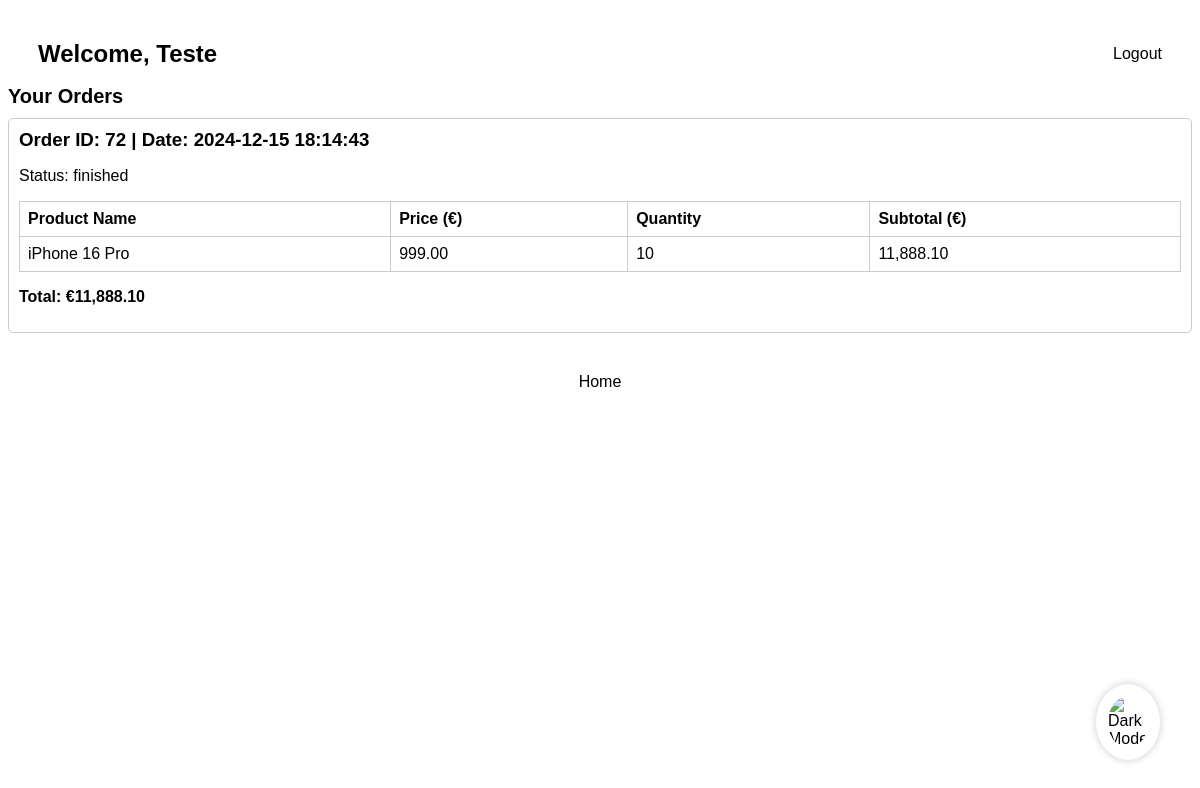
Screenshot of /customer.php (signed in) with the database file from the repository.
### tables this page shows
CREATE TABLE `order_items` (
  `order_item_id` int(11) NOT NULL,
  `order_id` int(11) NOT NULL,
  `product_id` int(11) NOT NULL,
  `quantity` int(11) NOT NULL,
  `price` decimal(10,2) NOT NULL,
  `price_with_tax` decimal(10,2) NOT NULL DEFAULT 0.00
);

CREATE TABLE `orders` (
  `order_id` int(11) NOT NULL,
  `username` varchar(50) NOT NULL,
  `total_price` decimal(10,2) NOT NULL,
  `order_date` datetime DEFAULT current_timestamp(),
  `status` enum('new','in_process','shipped','finished','canceled','rejected') NOT NULL DEFAULT 'new',
  `rejection_reason` varchar(255) DEFAULT NULL
);

CREATE TABLE `products` (
  `id` int(11) NOT NULL,
  `name` varchar(255) NOT NULL,
  `price` int(11) NOT NULL,
  `category_id` int(11) NOT NULL,
  `brand_id` int(11) NOT NULL,
  `data` longtext DEFAULT NULL CHECK (json_valid(`data`))
);

### customer.php (the view, shortened to what this page needs)
<?php
require 'db_connect.php';
$username = $_SESSION['username'];
$query = $conn->prepare("
    SELECT o.order_id, o.order_date, o.status, o.rejection_reason, o.total_price,
           p.name AS product_name, oi.quantity, oi.price, oi.price_with_tax
    FROM orders o
    JOIN order_items oi ON o.order_id = oi.order_id
    JOIN products p ON oi.product_id = p.id
    WHERE o.username = ?
    ORDER BY o.order_date DESC, o.order_id DESC
");
$query->bind_param("s", $username);
$query->execute();
$result = $query->get_result();
$orders = [];
while ($row = $result->fetch_assoc()) {
    $order_id = $row['order_id'];
    if (!isset($orders[$order_id])) {
        $orders[$order_id] = [
            'order_id' => $order_id,
            'order_date' => $row['order_date'],
            'status' => $row['status'],
            'rejection_reason' => $row['rejection_reason'],
            'total_price' => (float)$row['total_price'],
            'items' => []
        ];
    }
    $orders[$order_id]['items'][] = [
        'product_name' => $row['product_name'],
        'quantity' => (int)$row['quantity'],
        'price' => (float)$row['price'],
        'price_with_tax' => isset($row['price_with_tax']) ? (float)$row['price_with_tax'] : (float)$row['price']
    ];
}
?>
<!DOCTYPE html>
<html lang="en">
<head>
    <link rel="stylesheet" type="text/css" href="./css/customer.css">
</head>
<body>
    <header>
        <h1>Welcome, <?php echo htmlspecialchars($username); ?></h1>
        <a href="logout.php">Logout</a>
    </header>
    <h2>Your Orders</h2>
    <?php if (!empty($orders)): ?>
        <?php foreach ($orders as $order): ?>
            <div class="order" style="margin-bottom: 20px;">
                <h3>
                    Order ID: <?php echo $order['order_id']; ?> |
                    Date: <?php echo $order['order_date']; ?>
                </h3>
                <p>Status: <?php echo htmlspecialchars($order['status']); ?></p>
                <table border="1" style="width: 100%; border-collapse: collapse; margin-bottom: 10px;">
                    <thead>
                        <tr>
                            <th>Product Name</th>
                            <th>Price (€)</th>
                            <th>Quantity</th>
                            <th>Subtotal (€)</th>
                        </tr>
                    </thead>
                    <tbody>
                        <?php foreach ($order['items'] as $item):
                            $price = $item['price'];
                            $priceWithTax = $item['price_with_tax'];
                            $quantity = $item['quantity'];
                            $subtotal = $priceWithTax * $quantity;
                        ?>
                            <tr>
                                <td><?php echo htmlspecialchars($item['product_name']); ?></td>
                                <td><?php echo number_format($price, 2); ?></td>
                                <td><?php echo $quantity; ?></td>
                                <td><?php echo number_format($subtotal, 2); ?></td>
                            </tr>
                        <?php endforeach; ?>
                    </tbody>
                </table>
                <p><strong>Total: €<?php echo number_format($order['total_price'], 2); ?></strong>
                </p>
            </div>
        <?php endforeach; ?>
    <?php else: ?>
        <p>You have no orders.</p>
    <?php endif; ?>
    <footer>
        <a href="index.php">Home</a>
    </footer>
    <img id="dark-mode" src="../assets/moon.png" alt="Dark Mode" data-img-path="../assets/"/>
</body>
</html>

### css/customer.css (style rules this page uses)
header { display: flex; justify-content: space-between; align-items: center; }
header h1 { margin: 0; font-size: 24px; }
h2 { font-size: 20px; margin-bottom: 10px; }
.order { margin-bottom: 20px; border: 1px solid #ccc; padding: 10px; border-radius: 5px; }
.order h3 { margin: 0 0 10px 0; }
.order table { width: 100%; border-collapse: collapse; margin-bottom: 10px; }
.order table th, .order table td { border: 1px solid #ccc; padding: 8px; text-align: left; }
footer { margin-top: 20px; }

### css/mystyle.css (style rules this page uses)
:root[color-theme="light"] { --background: #ffffff; --textColor: #000000; }
body { font-family: Arial, Helvetica, sans-serif; color: var(--textColor); background-color: var(--background); }
header { display: flex; flex-direction: row; align-items: center; justify-content: space-between; padding: 0 30px; margin: 40px 0 10px 0; }
a { color: var(--textColor); text-decoration: none; }
footer { text-align: center; padding: 20px 0; }
footer a { display: block; margin-bottom: 10px; }
#dark-mode { width: 40px; padding: 12px; background-color: white; box-shadow: 0px 0px 8px rgba(0, 0, 0, 0.2); border-radius: 100%; position: fixed; right: 40px; bottom: 40px; }

### rows the page displays
order_items: order.order_id "72", order.order_date "2024-12-15 18:14:43", order.status "finished", product.name "iPhone 16 Pro", price "999.00", quantity "10", subtotal "11,888.10", order.total_price "11,888.10"

### other values shown
$username "Teste"
